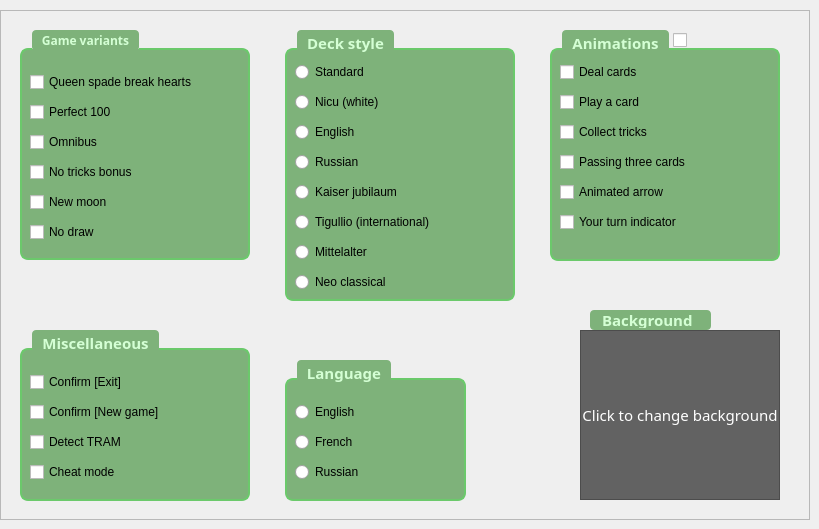
      <widget class="QWidget" name="Settings">
       <attribute name="icon">
        <iconset resource="resources.qrc">
         <normaloff>:/icons/gear.svg</normaloff>:/icons/gear.svg</iconset>
       </attribute>
       <attribute name="title">
        <string/>
       </attribute>
       <attribute name="toolTip">
        <string>Settings</string>
       </attribute>
       <widget class="QGroupBox" name="groupBox_Variants">
        <property name="geometry">
         <rect>
          <x>20</x>
          <y>30</y>
          <width>230</width>
          <height>230</height>
         </rect>
        </property>
        <property name="font">
         <font>
          <family>Noto Sans</family>
          <bold>true</bold>
         </font>
        </property>
        <property name="styleSheet">
         <string notr="true">QGroupBox {
    background-color: #7eb27a;
    border: 2px solid #6bc96b;
    border-radius: 8px;
    margin-top: 18px;
    padding: 12px;
    font-weight: bold;
}

QGroupBox::title {
    subcontrol-origin: margin;
    left: 12px;
    padding: 2px 8px;
    background-color: #7eb27a;
    color: #d4ffd4;
    border-radius: 4px;
}

QGroupBox * {
    color: black
}

QGroupBox QCheckBox,
QGroupBox QRadioButton,
QGroupBox QLabel {
    color: black !important;
}</string>
        </property>
        <property name="title">
         <string>Game variants</string>
        </property>
        <widget class="QCheckBox" name="opt_queen_spade">
         <property name="geometry">
          <rect>
           <x>10</x>
           <y>40</y>
           <width>211</width>
           <height>24</height>
          </rect>
         </property>
         <property name="text">
          <string>Queen spade break hearts</string>
         </property>
        </widget>
        <widget class="QCheckBox" name="opt_perfect_100">
         <property name="geometry">
          <rect>
           <x>10</x>
           <y>70</y>
           <width>211</width>
           <height>24</height>
          </rect>
         </property>
         <property name="text">
          <string>Perfect 100</string>
         </property>
        </widget>
        <widget class="QCheckBox" name="opt_omnibus">
         <property name="geometry">
          <rect>
           <x>10</x>
           <y>100</y>
           <width>211</width>
           <height>24</height>
          </rect>
         </property>
         <property name="text">
          <string>Omnibus</string>
         </property>
        </widget>
        <widget class="QCheckBox" name="opt_no_tricks">
         <property name="geometry">
          <rect>
           <x>10</x>
           <y>130</y>
           <width>211</width>
           <height>24</height>
          </rect>
         </property>
         <property name="text">
          <string>No tricks bonus</string>
         </property>
        </widget>
        <widget class="QCheckBox" name="opt_new_moon">
         <property name="geometry">
          <rect>
           <x>10</x>
           <y>160</y>
           <width>211</width>
           <height>24</height>
          </rect>
         </property>
         <property name="text">
          <string>New moon</string>
         </property>
        </widget>
        <widget class="QCheckBox" name="opt_no_draw">
         <property name="geometry">
          <rect>
           <x>10</x>
           <y>190</y>
           <width>211</width>
           <height>24</height>
          </rect>
         </property>
         <property name="text">
          <string>No draw</string>
         </property>
        </widget>
       </widget>
       <widget class="QFrame" name="frame">
        <property name="geometry">
         <rect>
          <x>0</x>
          <y>10</y>
          <width>810</width>
          <height>510</height>
         </rect>
        </property>
        <property name="palette">
         <palette>
          <active>
           <colorrole role="WindowText">
            <brush brushstyle="SolidPattern">
             <color alpha="255">
              <red>0</red>
              <green>0</green>
              <blue>0</blue>
             </color>
            </brush>
           </colorrole>
           <colorrole role="Button">
            <brush brushstyle="SolidPattern">
             <color alpha="255">
              <red>46</red>
              <green>194</green>
              <blue>126</blue>
             </color>
            </brush>
           </colorrole>
           <colorrole role="Light">
            <brush brushstyle="SolidPattern">
             <color alpha="255">
              <red>96</red>
              <green>255</green>
              <blue>182</blue>
             </color>
            </brush>
           </colorrole>
           <colorrole role="Midlight">
            <brush brushstyle="SolidPattern">
             <color alpha="255">
              <red>71</red>
              <green>224</green>
              <blue>154</blue>
             </color>
            </brush>
           </colorrole>
           <colorrole role="Dark">
            <brush brushstyle="SolidPattern">
             <color alpha="255">
              <red>23</red>
              <green>97</green>
              <blue>63</blue>
             </color>
            </brush>
           </colorrole>
           <colorrole role="Mid">
            <brush brushstyle="SolidPattern">
             <color alpha="255">
              <red>31</red>
              <green>129</green>
              <blue>84</blue>
             </color>
            </brush>
           </colorrole>
           <colorrole role="Text">
            <brush brushstyle="SolidPattern">
             <color alpha="255">
              <red>0</red>
              <green>0</green>
              <blue>0</blue>
             </color>
            </brush>
           </colorrole>
           <colorrole role="BrightText">
            <brush brushstyle="SolidPattern">
             <color alpha="255">
              <red>255</red>
              <green>255</green>
              <blue>255</blue>
             </color>
            </brush>
           </colorrole>
           <colorrole role="ButtonText">
            <brush brushstyle="SolidPattern">
             <color alpha="255">
              <red>0</red>
              <green>0</green>
              <blue>0</blue>
             </color>
            </brush>
           </colorrole>
           <colorrole role="Base">
            <brush brushstyle="SolidPattern">
             <color alpha="255">
              <red>255</red>
              <green>255</green>
              <blue>255</blue>
             </color>
            </brush>
           </colorrole>
           <colorrole role="Window">
            <brush brushstyle="SolidPattern">
             <color alpha="255">
              <red>46</red>
              <green>194</green>
              <blue>126</blue>
             </color>
            </brush>
           </colorrole>
           <colorrole role="Shadow">
            <brush brushstyle="SolidPattern">
             <color alpha="255">
              <red>0</red>
              <green>0</green>
              <blue>0</blue>
             </color>
            </brush>
           </colorrole>
           <colorrole role="AlternateBase">
            <brush brushstyle="SolidPattern">
             <color alpha="255">
              <red>150</red>
              <green>224</green>
              <blue>190</blue>
             </color>
            </brush>
           </colorrole>
           <colorrole role="ToolTipBase">
            <brush brushstyle="SolidPattern">
             <color alpha="255">
              <red>255</red>
              <green>255</green>
              <blue>220</blue>
             </color>
            </brush>
           </colorrole>
           <colorrole role="ToolTipText">
            <brush brushstyle="SolidPattern">
             <color alpha="255">
              <red>0</red>
              <green>0</green>
              <blue>0</blue>
             </color>
            </brush>
           </colorrole>
           <colorrole role="PlaceholderText">
            <brush brushstyle="SolidPattern">
             <color alpha="127">
              <red>0</red>
              <green>0</green>
              <blue>0</blue>
             </color>
            </brush>
           </colorrole>
          </active>
          <inactive>
           <colorrole role="WindowText">
            <brush brushstyle="SolidPattern">
             <color alpha="255">
              <red>0</red>
              <green>0</green>
              <blue>0</blue>
             </color>
            </brush>
           </colorrole>
           <colorrole role="Button">
            <brush brushstyle="SolidPattern">
             <color alpha="255">
              <red>239</red>
              <green>239</green>
              <blue>239</blue>
             </color>
            </brush>
           </colorrole>
           <colorrole role="Light">
            <brush brushstyle="SolidPattern">
             <color alpha="255">
              <red>255</red>
              <green>255</green>
              <blue>255</blue>
             </color>
            </brush>
           </colorrole>
           <colorrole role="Midlight">
            <brush brushstyle="SolidPattern">
             <color alpha="255">
              <red>202</red>
              <green>202</green>
              <blue>202</blue>
             </color>
            </brush>
           </colorrole>
           <colorrole role="Dark">
            <brush brushstyle="SolidPattern">
             <color alpha="255">
              <red>159</red>
              <green>159</green>
              <blue>159</blue>
             </color>
            </brush>
           </colorrole>
           <colorrole role="Mid">
            <brush brushstyle="SolidPattern">
             <color alpha="255">
              <red>184</red>
              <green>184</green>
              <blue>184</blue>
             </color>
            </brush>
           </colorrole>
           <colorrole role="Text">
            <brush brushstyle="SolidPattern">
             <color alpha="255">
              <red>0</red>
              <green>0</green>
              <blue>0</blue>
             </color>
            </brush>
           </colorrole>
           <colorrole role="BrightText">
            <brush brushstyle="SolidPattern">
             <color alpha="255">
              <red>255</red>
              <green>255</green>
              <blue>255</blue>
             </color>
            </brush>
           </colorrole>
           <colorrole role="ButtonText">
            <brush brushstyle="SolidPattern">
             <color alpha="255">
              <red>0</red>
              <green>0</green>
              <blue>0</blue>
             </color>
            </brush>
           </colorrole>
           <colorrole role="Base">
            <brush brushstyle="SolidPattern">
             <color alpha="255">
              <red>255</red>
              <green>255</green>
              <blue>255</blue>
             </color>
            </brush>
           </colorrole>
           <colorrole role="Window">
            <brush brushstyle="SolidPattern">
             <color alpha="255">
              <red>239</red>
              <green>239</green>
              <blue>239</blue>
             </color>
            </brush>
           </colorrole>
           <colorrole role="Shadow">
            <brush brushstyle="SolidPattern">
             <color alpha="255">
              <red>118</red>
              <green>118</green>
              <blue>118</blue>
             </color>
            </brush>
           </colorrole>
           <colorrole role="AlternateBase">
            <brush brushstyle="SolidPattern">
             <color alpha="255">
              <red>247</red>
              <green>247</green>
              <blue>247</blue>
             </color>
            </brush>
           </colorrole>
           <colorrole role="ToolTipBase">
            <brush brushstyle="SolidPattern">
             <color alpha="255">
              <red>255</red>
              <green>255</green>
              <blue>220</blue>
             </color>
            </brush>
           </colorrole>
           <colorrole role="ToolTipText">
            <brush brushstyle="SolidPattern">
             <color alpha="255">
              <red>0</red>
              <green>0</green>
              <blue>0</blue>
             </color>
            </brush>
           </colorrole>
           <colorrole role="PlaceholderText">
            <brush brushstyle="SolidPattern">
             <color alpha="128">
              <red>0</red>
              <green>0</green>
              <blue>0</blue>
             </color>
            </brush>
           </colorrole>
          </inactive>
          <disabled>
           <colorrole role="WindowText">
            <brush brushstyle="SolidPattern">
             <color alpha="255">
              <red>23</red>
              <green>97</green>
              <blue>63</blue>
             </color>
            </brush>
           </colorrole>
           <colorrole role="Button">
            <brush brushstyle="SolidPattern">
             <color alpha="255">
              <red>46</red>
              <green>194</green>
              <blue>126</blue>
             </color>
            </brush>
           </colorrole>
           <colorrole role="Light">
            <brush brushstyle="SolidPattern">
             <color alpha="255">
              <red>96</red>
              <green>255</green>
              <blue>182</blue>
             </color>
            </brush>
           </colorrole>
           <colorrole role="Midlight">
            <brush brushstyle="SolidPattern">
             <color alpha="255">
              <red>71</red>
              <green>224</green>
              <blue>154</blue>
             </color>
            </brush>
           </colorrole>
           <colorrole role="Dark">
            <brush brushstyle="SolidPattern">
             <color alpha="255">
              <red>23</red>
              <green>97</green>
              <blue>63</blue>
             </color>
            </brush>
           </colorrole>
           <colorrole role="Mid">
            <brush brushstyle="SolidPattern">
             <color alpha="255">
              <red>31</red>
              <green>129</green>
              <blue>84</blue>
             </color>
            </brush>
           </colorrole>
           <colorrole role="Text">
            <brush brushstyle="SolidPattern">
             <color alpha="255">
              <red>23</red>
              <green>97</green>
              <blue>63</blue>
             </color>
            </brush>
           </colorrole>
           <colorrole role="BrightText">
            <brush brushstyle="SolidPattern">
             <color alpha="255">
              <red>255</red>
              <green>255</green>
              <blue>255</blue>
             </color>
            </brush>
           </colorrole>
           <colorrole role="ButtonText">
            <brush brushstyle="SolidPattern">
             <color alpha="255">
              <red>23</red>
              <green>97</green>
              <blue>63</blue>
             </color>
            </brush>
           </colorrole>
           <colorrole role="Base">
            <brush brushstyle="SolidPattern">
             <color alpha="255">
              <red>46</red>
              <green>194</green>
              <blue>126</blue>
             </color>
            </brush>
           </colorrole>
           <colorrole role="Window">
            <brush brushstyle="SolidPattern">
             <color alpha="255">
              <red>46</red>
              <green>194</green>
              <blue>126</blue>
             </color>
            </brush>
           </colorrole>
           <colorrole role="Shadow">
            <brush brushstyle="SolidPattern">
             <color alpha="255">
              <red>177</red>
              <green>177</green>
              <blue>177</blue>
             </color>
            </brush>
           </colorrole>
           <colorrole role="AlternateBase">
            <brush brushstyle="SolidPattern">
             <color alpha="255">
              <red>247</red>
              <green>247</green>
              <blue>247</blue>
             </color>
            </brush>
           </colorrole>
           <colorrole role="ToolTipBase">
            <brush brushstyle="SolidPattern">
             <color alpha="255">
              <red>255</red>
              <green>255</green>
              <blue>220</blue>
             </color>
            </brush>
           </colorrole>
           <colorrole role="ToolTipText">
            <brush brushstyle="SolidPattern">
             <color alpha="255">
              <red>0</red>
              <green>0</green>
              <blue>0</blue>
             </color>
            </brush>
           </colorrole>
           <colorrole role="PlaceholderText">
            <brush brushstyle="SolidPattern">
             <color alpha="128">
              <red>0</red>
              <green>0</green>
              <blue>0</blue>
             </color>
            </brush>
           </colorrole>
          </disabled>
         </palette>
        </property>
        <property name="font">
         <font>
          <family>Noto Sans</family>
          <pointsize>11</pointsize>
          <italic>false</italic>
         </font>
        </property>
        <property name="frameShape">
         <enum>QFrame::StyledPanel</enum>
        </property>
        <property name="frameShadow">
         <enum>QFrame::Raised</enum>
        </property>
        <property name="lineWidth">
         <number>3</number>
        </property>
        <widget class="QLabel" name="labelPreviewOverlay">
         <property name="enabled">
          <bool>true</bool>
         </property>
         <property name="geometry">
          <rect>
           <x>580</x>
           <y>320</y>
           <width>200</width>
           <height>170</height>
          </rect>
         </property>
         <property name="font">
          <font>
           <family>Noto Sans</family>
           <pointsize>11</pointsize>
           <italic>false</italic>
          </font>
         </property>
         <property name="styleSheet">
          <string notr="true">background-color: rgba(0,0,0,150); color: white;</string>
         </property>
         <property name="text">
          <string>Click to change background</string>
         </property>
         <property name="scaledContents">
          <bool>false</bool>
         </property>
         <property name="alignment">
          <set>Qt::AlignCenter</set>
         </property>
        </widget>
        <widget class="QLabel" name="labelBackgroundPreview">
         <property name="geometry">
          <rect>
           <x>580</x>
           <y>320</y>
           <width>200</width>
           <height>170</height>
          </rect>
         </property>
         <property name="frameShape">
          <enum>QFrame::StyledPanel</enum>
         </property>
         <property name="text">
          <string/>
         </property>
         <property name="scaledContents">
          <bool>true</bool>
         </property>
         <property name="alignment">
          <set>Qt::AlignCenter</set>
         </property>
        </widget>
        <widget class="QGroupBox" name="groupBox_Deck">
         <property name="geometry">
          <rect>
           <x>285</x>
           <y>20</y>
           <width>230</width>
           <height>271</height>
          </rect>
         </property>
         <property name="font">
          <font>
           <family>Noto Sans</family>
           <pointsize>11</pointsize>
           <italic>false</italic>
           <bold>true</bold>
          </font>
         </property>
         <property name="styleSheet">
          <string notr="true">QGroupBox {
    background-color: #7eb27a;
    border: 2px solid #6bc96b;
    border-radius: 8px;
    margin-top: 18px;
    padding: 12px;
    font-weight: bold;
}
QGroupBox::title {
    subcontrol-origin: margin;
    left: 12px;
    padding: 2px 8px;
    background-color: #7eb27a;
    color: #d4ffd4;
    border-radius: 4px;
}
QGroupBox * {
    color: black
}
QGroupBox QCheckBox,
QGroupBox QRadioButton,
QGroupBox QLabel {
    color: black !important;
}
QGroupBox QRadioButton::disabled  {
    color: #808080 !important;
}</string>
         </property>
         <property name="title">
          <string>Deck style</string>
         </property>
         <widget class="QRadioButton" name="button_Deck_Standard">
          <property name="geometry">
           <rect>
            <x>10</x>
            <y>30</y>
            <width>211</width>
            <height>24</height>
           </rect>
          </property>
          <property name="text">
           <string notr="true">Standard</string>
          </property>
         </widget>
         <widget class="QRadioButton" name="button_Deck_Nicu_White">
          <property name="geometry">
           <rect>
            <x>10</x>
            <y>60</y>
            <width>211</width>
            <height>24</height>
           </rect>
          </property>
          <property name="text">
           <string notr="true">Nicu (white)</string>
          </property>
         </widget>
         <widget class="QRadioButton" name="button_Deck_English">
          <property name="geometry">
           <rect>
            <x>10</x>
            <y>90</y>
            <width>211</width>
            <height>24</height>
           </rect>
          </property>
          <property name="text">
           <string notr="true">English</string>
          </property>
         </widget>
         <widget class="QRadioButton" name="button_Deck_Russian">
          <property name="geometry">
           <rect>
            <x>10</x>
            <y>120</y>
            <width>211</width>
            <height>24</height>
           </rect>
          </property>
          <property name="text">
           <string notr="true">Russian</string>
          </property>
         </widget>
         <widget class="QRadioButton" name="button_Deck_Kaiser_jubilaum">
          <property name="geometry">
           <rect>
            <x>10</x>
            <y>150</y>
            <width>211</width>
            <height>24</height>
           </rect>
          </property>
          <property name="text">
           <string notr="true">Kaiser jubilaum</string>
          </property>
         </widget>
         <widget class="QRadioButton" name="button_Deck_Tigullio_inter">
          <property name="geometry">
           <rect>
            <x>10</x>
            <y>180</y>
            <width>211</width>
            <height>24</height>
           </rect>
          </property>
          <property name="text">
           <string notr="true">Tigullio (international)</string>
          </property>
         </widget>
         <widget class="QRadioButton" name="button_Deck_Mittelalter">
          <property name="geometry">
           <rect>
            <x>10</x>
            <y>210</y>
            <width>211</width>
            <height>24</height>
           </rect>
          </property>
          <property name="text">
           <string>Mittelalter</string>
          </property>
         </widget>
         <widget class="QRadioButton" name="button_Deck_Neo_Classical">
          <property name="geometry">
           <rect>
            <x>10</x>
            <y>240</y>
            <width>211</width>
            <height>24</height>
           </rect>
          </property>
          <property name="text">
           <string>Neo classical</string>
          </property>
         </widget>
        </widget>
        <widget class="QGroupBox" name="groupBox_animations">
         <property name="geometry">
          <rect>
           <x>550</x>
           <y>20</y>
           <width>230</width>
           <height>231</height>
          </rect>
         </property>
         <property name="font">
          <font>
           <family>Noto Sans</family>
           <pointsize>11</pointsize>
           <italic>false</italic>
           <bold>true</bold>
          </font>
         </property>
         <property name="styleSheet">
          <string notr="true">QGroupBox {
    background-color: #7eb27a;
    border: 2px solid #6bc96b;
    border-radius: 8px;
    margin-top: 18px;
    padding: 12px;
    font-weight: bold;
}

QGroupBox::title {
    subcontrol-origin: margin;
    left: 12px;
    padding: 2px 8px;
    background-color: #7eb27a;
    color: #d4ffd4;
    border-radius: 4px;
}

QGroupBox * {
    color: black
}

QGroupBox QCheckBox,
QGroupBox QRadioButton,
QGroupBox QLabel {
    color: black !important;
}

QGroupBox QCheckBox::disabled  {
    color: #808080 !important;
}</string>
         </property>
         <property name="title">
          <string>Animations</string>
         </property>
         <widget class="QCheckBox" name="opt_anim_deal_cards">
          <property name="geometry">
           <rect>
            <x>10</x>
            <y>30</y>
            <width>211</width>
            <height>24</height>
           </rect>
          </property>
          <property name="text">
           <string>Deal cards</string>
          </property>
         </widget>
         <widget class="QCheckBox" name="opt_anim_play_card">
          <property name="geometry">
           <rect>
            <x>10</x>
            <y>60</y>
            <width>211</width>
            <height>24</height>
           </rect>
          </property>
          <property name="text">
           <string>Play a card</string>
          </property>
         </widget>
         <widget class="QCheckBox" name="opt_anim_collect_tricks">
          <property name="geometry">
           <rect>
            <x>10</x>
            <y>90</y>
            <width>211</width>
            <height>24</height>
           </rect>
          </property>
          <property name="text">
           <string>Collect tricks</string>
          </property>
         </widget>
         <widget class="QCheckBox" name="opt_anim_pass_cards">
          <property name="geometry">
           <rect>
            <x>10</x>
            <y>120</y>
            <width>211</width>
            <height>24</height>
           </rect>
          </property>
          <property name="text">
           <string>Passing three cards</string>
          </property>
         </widget>
         <widget class="QCheckBox" name="opt_anim_arrow">
          <property name="geometry">
           <rect>
            <x>10</x>
            <y>150</y>
            <width>211</width>
            <height>24</height>
           </rect>
          </property>
          <property name="text">
           <string>Animated arrow</string>
          </property>
         </widget>
         <widget class="QCheckBox" name="opt_anim_triangle">
          <property name="geometry">
           <rect>
            <x>10</x>
            <y>180</y>
            <width>211</width>
            <height>24</height>
           </rect>
          </property>
          <property name="text">
           <string>Your turn indicator</string>
          </property>
         </widget>
         <widget class="QCheckBox" name="opt_animations">
          <property name="geometry">
           <rect>
            <x>123</x>
            <y>-2</y>
            <width>16</width>
            <height>24</height>
           </rect>
          </property>
          <property name="text">
           <string/>
          </property>
         </widget>
        </widget>
        <widget class="QLabel" name="labelBackground">
         <property name="geometry">
          <rect>
           <x>590</x>
           <y>300</y>
           <width>121</width>
           <height>20</height>
          </rect>
         </property>
         <property name="font">
          <font>
           <family>Noto Sans</family>
           <pointsize>11</pointsize>
           <italic>false</italic>
           <bold>true</bold>
          </font>
         </property>
         <property name="styleSheet">
          <string notr="true">color: #d4ffd4 !important;
subcontrol-origin: margin;
left: 12px;
padding: 2px 8px;
background-color: #7eb27a !important;
border-radius: 4px;
font-weight: bold;

</string>
         </property>
         <property name="text">
          <string>Background</string>
         </property>
        </widget>
        <widget class="QGroupBox" name="groupBox_Language">
         <property name="geometry">
          <rect>
           <x>285</x>
           <y>350</y>
           <width>181</width>
           <height>141</height>
          </rect>
         </property>
         <property name="font">
          <font>
           <family>Noto Sans</family>
           <pointsize>11</pointsize>
           <italic>false</italic>
           <bold>true</bold>
          </font>
         </property>
         <property name="layoutDirection">
          <enum>Qt::LeftToRight</enum>
         </property>
         <property name="styleSheet">
          <string notr="true">QGroupBox {
    background-color: #7eb27a;
    border: 2px solid #6bc96b;
    border-radius: 8px;
    margin-top: 18px;
    padding: 12px;
    font-weight: bold;
}

QGroupBox::title {
    subcontrol-origin: margin;
    left: 12px;
    padding: 2px 8px;
    background-color: #7eb27a;
    color: #d4ffd4;
    border-radius: 4px;
}

QGroupBox * {
    color: black
}

QGroupBox QCheckBox,
QGroupBox QRadioButton,
QGroupBox QLabel {
    color: black !important;
}</string>
         </property>
         <property name="title">
          <string>Language</string>
         </property>
         <widget class="QRadioButton" name="opt_english">
          <property name="geometry">
           <rect>
            <x>10</x>
            <y>40</y>
            <width>161</width>
            <height>24</height>
           </rect>
          </property>
          <property name="text">
           <string>English</string>
          </property>
         </widget>
         <widget class="QRadioButton" name="opt_french">
          <property name="geometry">
           <rect>
            <x>10</x>
            <y>70</y>
            <width>161</width>
            <height>24</height>
           </rect>
          </property>
          <property name="text">
           <string>French</string>
          </property>
         </widget>
         <widget class="QRadioButton" name="opt_russian">
          <property name="geometry">
           <rect>
            <x>10</x>
            <y>100</y>
            <width>161</width>
            <height>24</height>
           </rect>
          </property>
          <property name="text">
           <string>Russian</string>
          </property>
         </widget>
        </widget>
        <widget class="QGroupBox" name="groupBox_miscellaneous">
         <property name="geometry">
          <rect>
           <x>20</x>
           <y>320</y>
           <width>230</width>
           <height>171</height>
          </rect>
         </property>
         <property name="styleSheet">
          <string notr="true">QGroupBox {
    background-color: #7eb27a;
    border: 2px solid #6bc96b;
    border-radius: 8px;
    margin-top: 18px;
    padding: 12px;
    font-weight: bold;
}

QGroupBox::title {
    subcontrol-origin: margin;
    left: 12px;
    padding: 2px 8px;
    background-color: #7eb27a;
    color: #d4ffd4;
    border-radius: 4px;
}

QGroupBox * {
    color: black
}

QGroupBox QCheckBox,
QGroupBox QRadioButton,
QGroupBox QLabel {
    color: black !important;
}</string>
         </property>
         <property name="title">
          <string>Miscellaneous</string>
         </property>
         <widget class="QCheckBox" name="checkBox_confirm_exit">
          <property name="geometry">
           <rect>
            <x>10</x>
            <y>40</y>
            <width>211</width>
            <height>24</height>
           </rect>
          </property>
          <property name="toolTip">
           <string>&lt;html&gt;&lt;head/&gt;&lt;body&gt;&lt;p&gt;Enable or disable the option to request confirmation from the user when using the exit button.&lt;/p&gt;&lt;/body&gt;&lt;/html&gt;</string>
          </property>
          <property name="text">
           <string>Confirm [Exit]</string>
          </property>
          <property name="icon">
           <iconset resource="resources.qrc">
            <normaloff>:/icons/sign-out.svg</normaloff>:/icons/sign-out.svg</iconset>
          </property>
          <property name="checked">
           <bool>false</bool>
          </property>
         </widget>
         <widget class="QCheckBox" name="checkBox_tram">
          <property name="geometry">
           <rect>
            <x>10</x>
            <y>100</y>
            <width>211</width>
            <height>24</height>
           </rect>
          </property>
          <property name="toolTip">
           <string>&lt;html&gt;&lt;head/&gt;&lt;body&gt;&lt;p&gt;Enable or disable the game engine's ability to detect the winner of all remaining cards.&lt;/p&gt;&lt;/body&gt;&lt;/html&gt;</string>
          </property>
          <property name="text">
           <string>Detect TRAM</string>
          </property>
         </widget>
         <widget class="QCheckBox" name="checkBox_cheat">
          <property name="geometry">
           <rect>
            <x>10</x>
            <y>130</y>
            <width>211</width>
            <height>24</height>
           </rect>
          </property>
          <property name="toolTip">
           <string>&lt;html&gt;&lt;head/&gt;&lt;body&gt;&lt;p&gt;Enable or disable &amp;quot;cheat mode&amp;quot;; when enabled, the &amp;quot;Reveal&amp;quot; button and the information tab listing the cards already played will be available.&lt;/p&gt;&lt;/body&gt;&lt;/html&gt;</string>
          </property>
          <property name="text">
           <string>Cheat mode</string>
          </property>
         </widget>
         <widget class="QCheckBox" name="checkBox_new_game">
          <property name="geometry">
           <rect>
            <x>10</x>
            <y>70</y>
            <width>211</width>
            <height>24</height>
           </rect>
          </property>
          <property name="toolTip">
           <string>&lt;html&gt;&lt;head/&gt;&lt;body&gt;&lt;p&gt;Enable or disable the option to request confirmation from the user when using the new game button.&lt;/p&gt;&lt;/body&gt;&lt;/html&gt;</string>
          </property>
          <property name="text">
           <string>Confirm [New game]</string>
          </property>
          <property name="icon">
           <iconset resource="resources.qrc">
            <normaloff>:/icons/file-plus.svg</normaloff>:/icons/file-plus.svg</iconset>
          </property>
         </widget>
        </widget>
        <zorder>labelBackgroundPreview</zorder>
        <zorder>labelPreviewOverlay</zorder>
        <zorder>groupBox_Deck</zorder>
        <zorder>groupBox_animations</zorder>
        <zorder>labelBackground</zorder>
        <zorder>groupBox_Language</zorder>
        <zorder>groupBox_miscellaneous</zorder>
       </widget>
       <zorder>frame</zorder>
       <zorder>groupBox_Variants</zorder>
      </widget>
